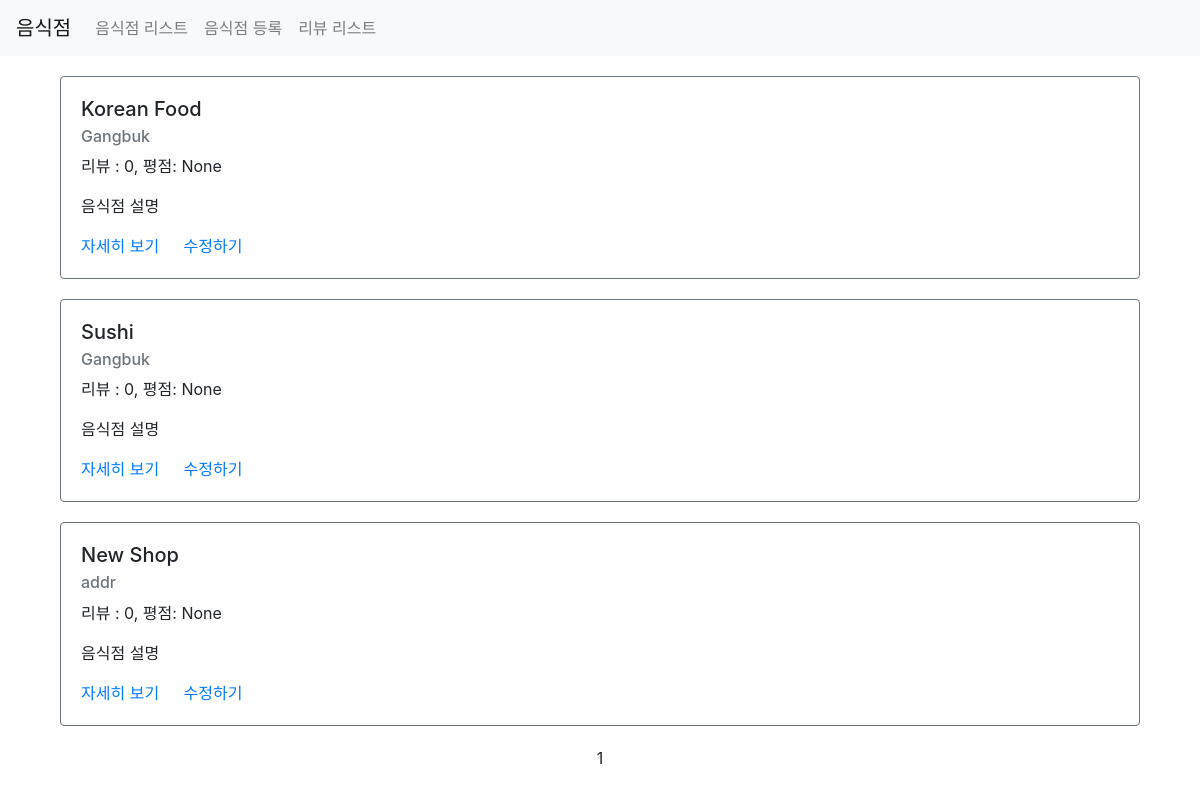
Page /third/list/?page=3 on the earlier database version.
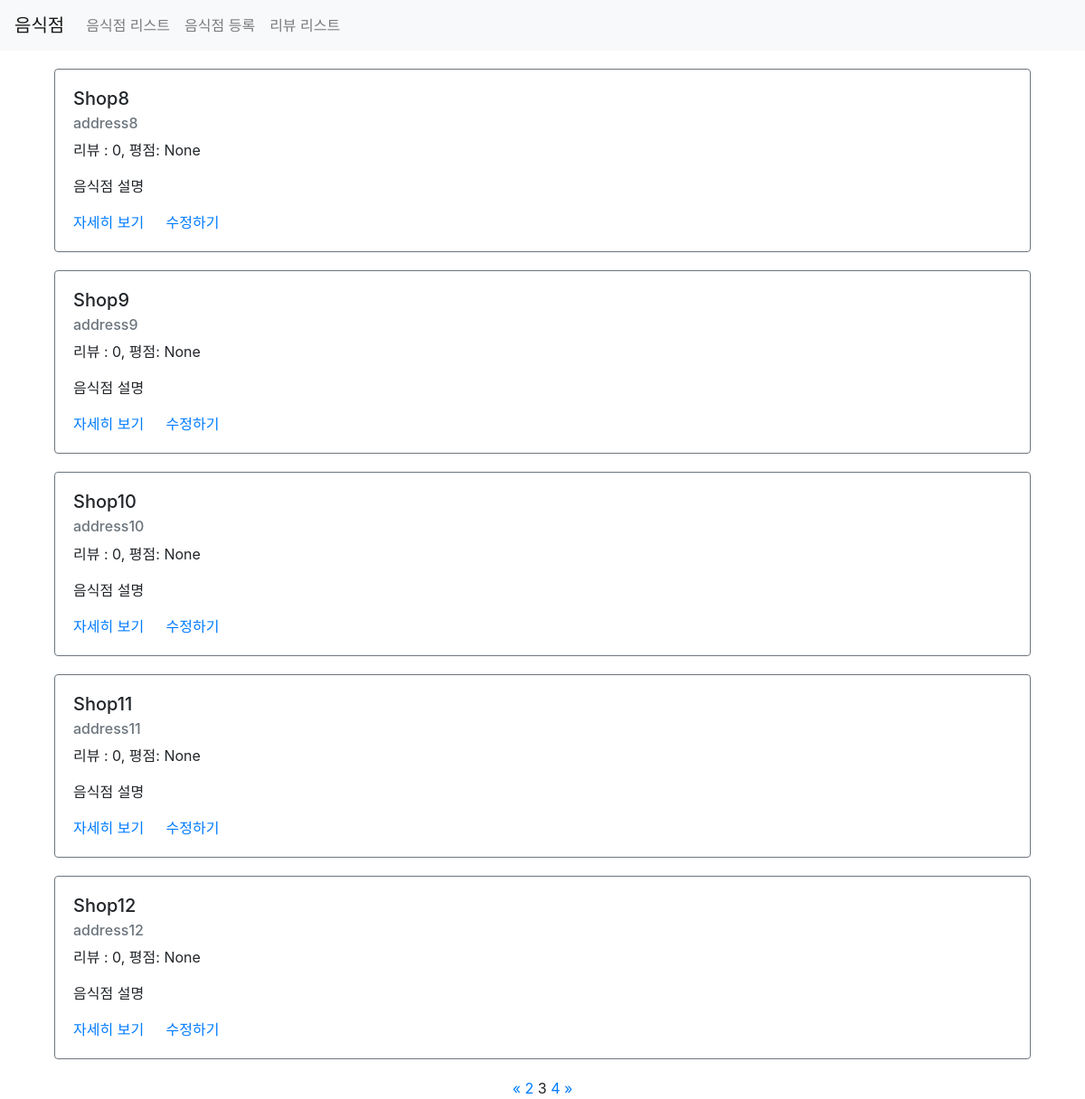
Same page on the later database version.
### third/models.py (models this page shows)
class Restaurant(models.Model):
    name = models.CharField(max_length=30)
    address = models.CharField(max_length=200)
    image = models.CharField(max_length=500, default=None, null=True)
    password = models.CharField(max_length=20, default=None, null=True)
    created_at = models.DateTimeField(auto_now_add=True)
    update_at = models.DateTimeField(auto_now=True)

### third/views.py (the view)
# urls.py: path('list/', views.list, name="list"),
def list(request):
    restaurants = Restaurant.objects.all()\
        .annotate(reviews_count = Count('review'))\
        .annotate(average_point=Avg('review__point'))
    page = request.GET.get('page')  # 파라미터로 넘어온 현재 페이지 값
    paginator = Paginator(restaurants, 5) # 한 페이지에 5개씩 표시
    items = paginator.get_page(page) # 해당 페이지에 맞는 리스트로 필터링
    context = {
        "restaurants": items
    }
    return render(request, 'third/list.html', context)

### third/templates/third/list.html
{% extends 'third/base.html' %}
{% load static %}
{% block content %}
<div class="container">
    {% for item in restaurants %}
    <div class="row restaurant-item" style="margin:20px auto;">
        <div class="col-sm-12">
            <div class="card border-secondary">
                <div class="card-body">
                    <h5 class="card-title">{{ item.name }}</h5>
                    <h6 class="card-subtitle mb-2 text-muted">{{ item.address }}</h6>
                    <p class="card-text">리뷰 : {{ item.reviews_count }}, 평점: {{ item.average_point }}</p>
                    <p class="card-text">음식점 설명</p>
                    <a href="{% url 'restaurant-detail' id=item.id %}" class="card-link">자세히 보기</a>
                    <a href="{% url 'restaurant-update' %}?id={{ item.id }}" class="card-link">수정하기</a>
                </div>
            </div>
        </div>
    </div>
    {% endfor %}
    <div class="row">
        <div class="col-sm-12 text-center">
            <div class="pagination">
                <span class="step-links text-center" style="width:100%;">
                    {% if restaurants.has_previous %}
                        <a href="?page=1">&laquo;</a>
                        <a href="?page={{ restaurants.previous_page_number }}">{{ restaurants.previous_page_number }}</a>
                    {% endif %}
                    <span class="current">
                        {{ restaurants.number }}
                    </span>
                    {% if restaurants.has_next %}
                        <a href="?page={{ restaurants.next_page_number }}">{{ restaurants.next_page_number }}</a>
                        <a href="?page={{ restaurants.paginator.num_pages }}">&raquo;</a>
                    {% endif %}
                </span>
            </div>
        </div>
    </div>
</div>
{% endblock %}

Differences in the rows shown:
no longer on this page (row edited): Restaurant: name "Korean Food", address "Gangbuk", reviews_count "0", average_point "None"
no longer on this page (row unchanged): Restaurant: name "Sushi", address "Gangbuk", reviews_count "0", average_point "None"
no longer on this page (row unchanged): Restaurant: name "New Shop", address "addr", reviews_count "0", average_point "None"
added Restaurant: name "Shop8", address "address8", reviews_count "0", average_point "None"
added Restaurant: name "Shop9", address "address9", reviews_count "0", average_point "None"
added Restaurant: name "Shop10", address "address10", reviews_count "0", average_point "None"
added Restaurant: name "Shop11", address "address11", reviews_count "0", average_point "None"
added Restaurant: name "Shop12", address "address12", reviews_count "0", average_point "None"
Other differences:
{{ restaurants.previous_page_number }}: (not shown) → "2"
{{ restaurants.number }}: "1" → "3"
{{ restaurants.next_page_number }}: (not shown) → "4"
